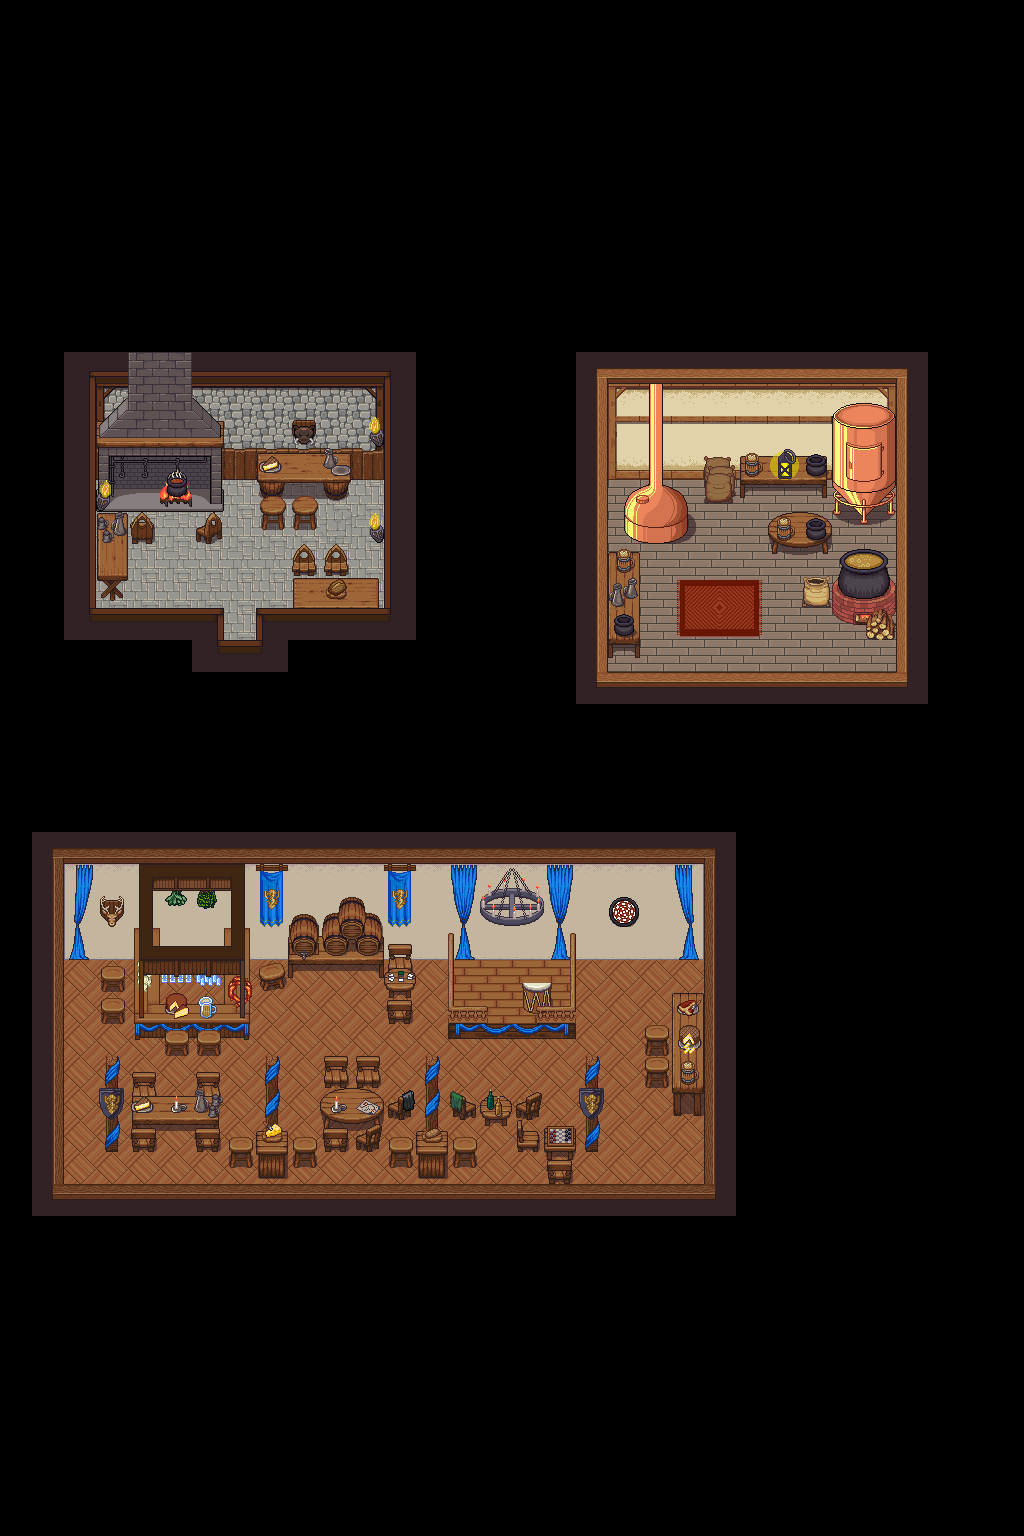

A level layout from a 2D game, rendered from its tile map. Below: a short description, then the map file with tile-grid data replaced by summaries:
An orthogonal 32x48 tile map with 32x32 px tiles, 6 tile layers (Floor, Tile Layer 1, Tile Layer 2, Tile Layer 3, ...), 9 tilesets and 3 objects.

<map version="1.10" tiledversion="1.10.1" orientation="orthogonal" renderorder="right-down" width="32" height="48" tilewidth="32" tileheight="32" infinite="0" nextlayerid="15" nextobjectid="16">
 <tileset firstgid="1" source="floors.tsx" />
 <tileset firstgid="2049" source="walls.tsx" />
 <tileset firstgid="8193" name="flute" tilewidth="64" tileheight="64" tilecount="273" columns="13">
  <image source="flautist.png" trans="ff00ff" width="832" height="1344" />
  <tile id="81">
   <animation>
    <frame tileid="81" duration="200" />
    <frame tileid="82" duration="100" />
    <frame tileid="83" duration="200" />
    <frame tileid="82" duration="100" />
   </animation>
  </tile>
 </tileset>
 <tileset firstgid="8466" name="lute" tilewidth="64" tileheight="64" tilecount="273" columns="13">
  <image source="lutist.png" trans="ff00ff" width="832" height="1344" />
  <tile id="183">
   <animation>
    <frame tileid="183" duration="100" />
    <frame tileid="184" duration="100" />
    <frame tileid="185" duration="100" />
    <frame tileid="186" duration="100" />
    <frame tileid="185" duration="100" />
    <frame tileid="183" duration="100" />
    <frame tileid="184" duration="100" />
    <frame tileid="185" duration="100" />
    <frame tileid="186" duration="100" />
    <frame tileid="187" duration="100" />
    <frame tileid="186" duration="100" />
   </animation>
  </tile>
  <tile id="185">
   <animation>
    <frame tileid="185" duration="200" />
    <frame tileid="184" duration="200" />
    <frame tileid="183" duration="200" />
    <frame tileid="183" duration="200" />
    <frame tileid="184" duration="200" />
    <frame tileid="185" duration="200" />
    <frame tileid="186" duration="200" />
   </animation>
  </tile>
 </tileset>
 <tileset firstgid="8739" name="drumstick" tilewidth="64" tileheight="64" tilecount="273" columns="13">
  <image source="drummer.png" trans="ff00ff" width="832" height="1344" />
  <tile id="186">
   <animation>
    <frame tileid="186" duration="200" />
    <frame tileid="185" duration="50" />
    <frame tileid="183" duration="100" />
    <frame tileid="182" duration="150" />
   </animation>
  </tile>
  <tile id="187">
   <animation>
    <frame tileid="187" duration="100" />
    <frame tileid="185" duration="100" />
    <frame tileid="183" duration="50" />
    <frame tileid="184" duration="100" />
    <frame tileid="186" duration="100" />
   </animation>
  </tile>
 </tileset>
 <tileset firstgid="9012" name="tavern-deco" tilewidth="32" tileheight="32" tilecount="896" columns="16">
  <image source="../tavern-deco.png" trans="ff00ff" width="512" height="1792" />
  <tile id="128">
   <animation>
    <frame tileid="128" duration="100" />
    <frame tileid="130" duration="100" />
    <frame tileid="132" duration="100" />
    <frame tileid="130" duration="100" />
   </animation>
  </tile>
  <tile id="129">
   <animation>
    <frame tileid="129" duration="100" />
    <frame tileid="131" duration="100" />
    <frame tileid="133" duration="100" />
    <frame tileid="131" duration="100" />
   </animation>
  </tile>
  <tile id="146">
   <animation>
    <frame tileid="146" duration="100" />
    <frame tileid="148" duration="100" />
    <frame tileid="150" duration="100" />
   </animation>
  </tile>
  <tile id="147">
   <animation>
    <frame tileid="147" duration="100" />
    <frame tileid="149" duration="100" />
    <frame tileid="151" duration="100" />
   </animation>
  </tile>
  <tile id="162">
   <animation>
    <frame tileid="162" duration="100" />
    <frame tileid="164" duration="100" />
    <frame tileid="166" duration="100" />
   </animation>
  </tile>
  <tile id="163">
   <animation>
    <frame tileid="163" duration="100" />
    <frame tileid="165" duration="100" />
    <frame tileid="167" duration="100" />
   </animation>
  </tile>
  <tile id="177">
   <animation>
    <frame tileid="177" duration="100" />
    <frame tileid="178" duration="100" />
    <frame tileid="179" duration="100" />
   </animation>
  </tile>
  <tile id="181">
   <animation>
    <frame tileid="181" duration="100" />
    <frame tileid="182" duration="100" />
    <frame tileid="183" duration="100" />
   </animation>
  </tile>
  <tile id="185">
   <animation>
    <frame tileid="185" duration="100" />
    <frame tileid="186" duration="100" />
    <frame tileid="187" duration="100" />
   </animation>
  </tile>
  <tile id="189">
   <animation>
    <frame tileid="189" duration="100" />
    <frame tileid="190" duration="100" />
    <frame tileid="191" duration="100" />
   </animation>
  </tile>
  <tile id="193">
   <animation>
    <frame tileid="193" duration="100" />
    <frame tileid="194" duration="100" />
    <frame tileid="195" duration="100" />
   </animation>
  </tile>
  <tile id="197">
   <animation>
    <frame tileid="197" duration="100" />
    <frame tileid="198" duration="100" />
    <frame tileid="199" duration="100" />
   </animation>
  </tile>
  <tile id="201">
   <animation>
    <frame tileid="201" duration="100" />
    <frame tileid="202" duration="100" />
    <frame tileid="203" duration="100" />
   </animation>
  </tile>
  <tile id="205">
   <animation>
    <frame tileid="205" duration="100" />
    <frame tileid="206" duration="100" />
    <frame tileid="207" duration="100" />
   </animation>
  </tile>
  <tile id="209">
   <animation>
    <frame tileid="209" duration="100" />
    <frame tileid="210" duration="100" />
    <frame tileid="211" duration="100" />
   </animation>
  </tile>
  <tile id="213">
   <animation>
    <frame tileid="213" duration="100" />
    <frame tileid="214" duration="100" />
    <frame tileid="215" duration="100" />
   </animation>
  </tile>
  <tile id="217">
   <animation>
    <frame tileid="217" duration="100" />
    <frame tileid="218" duration="100" />
    <frame tileid="219" duration="100" />
   </animation>
  </tile>
  <tile id="221">
   <animation>
    <frame tileid="221" duration="100" />
    <frame tileid="222" duration="100" />
    <frame tileid="223" duration="100" />
   </animation>
  </tile>
  <tile id="229">
   <animation>
    <frame tileid="229" duration="100" />
    <frame tileid="230" duration="100" />
    <frame tileid="231" duration="100" />
   </animation>
  </tile>
  <tile id="237">
   <animation>
    <frame tileid="237" duration="100" />
    <frame tileid="238" duration="100" />
    <frame tileid="239" duration="100" />
   </animation>
  </tile>
  <tile id="646">
   <animation>
    <frame tileid="646" duration="100" />
    <frame tileid="648" duration="100" />
    <frame tileid="650" duration="100" />
   </animation>
  </tile>
  <tile id="647">
   <animation>
    <frame tileid="647" duration="100" />
    <frame tileid="649" duration="100" />
    <frame tileid="651" duration="100" />
   </animation>
  </tile>
  <tile id="662">
   <animation>
    <frame tileid="662" duration="100" />
    <frame tileid="664" duration="100" />
    <frame tileid="666" duration="100" />
   </animation>
  </tile>
  <tile id="663">
   <animation>
    <frame tileid="663" duration="100" />
    <frame tileid="665" duration="100" />
    <frame tileid="667" duration="100" />
   </animation>
  </tile>
  <tile id="726">
   <animation>
    <frame tileid="726" duration="100" />
    <frame tileid="728" duration="100" />
    <frame tileid="730" duration="100" />
    <frame tileid="728" duration="100" />
   </animation>
  </tile>
  <tile id="727">
   <animation>
    <frame tileid="727" duration="100" />
    <frame tileid="729" duration="100" />
    <frame tileid="731" duration="100" />
    <frame tileid="729" duration="100" />
   </animation>
  </tile>
  <tile id="728">
   <animation>
    <frame tileid="728" duration="100" />
    <frame tileid="730" duration="100" />
    <frame tileid="728" duration="100" />
    <frame tileid="726" duration="100" />
   </animation>
  </tile>
  <tile id="729">
   <animation>
    <frame tileid="729" duration="100" />
    <frame tileid="731" duration="100" />
    <frame tileid="729" duration="100" />
    <frame tileid="727" duration="100" />
   </animation>
  </tile>
 </tileset>
 <tileset firstgid="9908" name="tavern-furniture" tilewidth="32" tileheight="32" tilecount="1024" columns="32">
  <image source="../tavern-furniture.png" trans="ff00ff" width="1024" height="1024" />
 </tileset>
 <tileset firstgid="10932" name="tavern-cooking" tilewidth="32" tileheight="32" tilecount="256" columns="16">
  <image source="../tavern-cooking.png" trans="ff00ff" width="512" height="512" />
  <tile id="82">
   <animation>
    <frame tileid="82" duration="100" />
    <frame tileid="83" duration="100" />
    <frame tileid="84" duration="100" />
    <frame tileid="85" duration="100" />
   </animation>
  </tile>
  <tile id="112">
   <animation>
    <frame tileid="112" duration="100" />
    <frame tileid="113" duration="100" />
    <frame tileid="114" duration="100" />
    <frame tileid="115" duration="100" />
    <frame tileid="116" duration="100" />
    <frame tileid="117" duration="100" />
   </animation>
  </tile>
  <tile id="128">
   <animation>
    <frame tileid="128" duration="100" />
    <frame tileid="129" duration="100" />
    <frame tileid="130" duration="100" />
    <frame tileid="131" duration="100" />
    <frame tileid="132" duration="100" />
    <frame tileid="133" duration="100" />
   </animation>
  </tile>
  <tile id="216">
   <animation>
    <frame tileid="216" duration="100" />
    <frame tileid="218" duration="100" />
    <frame tileid="220" duration="100" />
    <frame tileid="222" duration="100" />
   </animation>
  </tile>
  <tile id="217">
   <animation>
    <frame tileid="217" duration="100" />
    <frame tileid="219" duration="100" />
    <frame tileid="221" duration="100" />
    <frame tileid="223" duration="100" />
   </animation>
  </tile>
  <tile id="240">
   <animation>
    <frame tileid="240" duration="100" />
    <frame tileid="242" duration="100" />
    <frame tileid="244" duration="100" />
    <frame tileid="246" duration="100" />
   </animation>
  </tile>
  <tile id="241">
   <animation>
    <frame tileid="241" duration="100" />
    <frame tileid="243" duration="100" />
    <frame tileid="245" duration="100" />
    <frame tileid="247" duration="100" />
   </animation>
  </tile>
 </tileset>
 <tileset firstgid="11188" name="container" tilewidth="32" tileheight="32" tilecount="1024" columns="16">
  <image source="container.png" trans="ff00ff" width="512" height="2048" />
 </tileset>
 <layer id="3" name="Floor" width="32" height="48">
  <data>[1536 cells, 417 non-empty, 41 distinct tile ids]</data>
 </layer>
 <layer id="1" name="Tile Layer 1" width="32" height="48">
  <data>[1536 cells, 121 non-empty, 88 distinct tile ids]</data>
 </layer>
 <layer id="2" name="Tile Layer 2" width="32" height="48">
  <data>[1536 cells, 74 non-empty, 55 distinct tile ids]</data>
 </layer>
 <layer id="7" name="Tile Layer 3" width="32" height="48">
  <data>[1536 cells, 71 non-empty, 50 distinct tile ids]</data>
 </layer>
 <objectgroup id="12" name="Object Layer 1">
  <object id="13" gid="8274" x="480" y="1024" width="64" height="64" />
  <object id="14" gid="8651" x="448" y="992" width="64" height="64" />
  <object id="15" gid="8925" x="512" y="992" width="64" height="64" />
 </objectgroup>
 <layer id="6" name="Tile Layer 4" width="32" height="48">
  <data>[1536 cells, 13 non-empty, 9 distinct tile ids]</data>
 </layer>
 <layer id="4" name="Ceiling" width="32" height="48">
  <data>[1536 cells, 252 non-empty, 48 distinct tile ids]</data>
 </layer>
</map>
